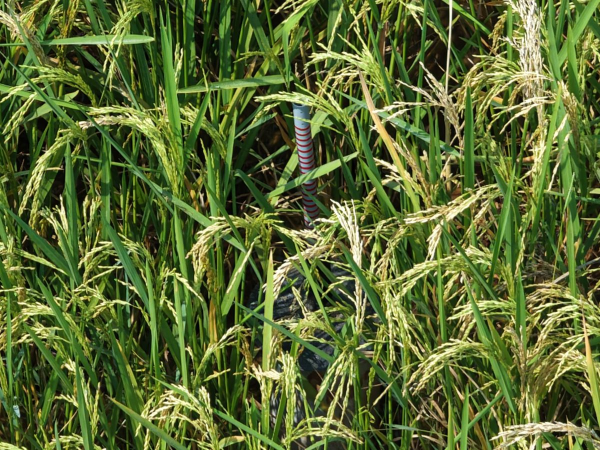
#> input picture media_private/photos/000.jpg, 1200 x 900 px (shown at 1/2 size)
$ python -i detect.py   (imports and definitions only)
#> lines starting #> are read from the running program, lines starting #| are printed output that depends on the picture; after the words box and inside, x2 and y2 are one past the last pixel; in counts of white or black regions, pixels touching at a corner belong together
#> further down, picture is the input picture: shape (900, 1200, 3); mean B, G, R 50.9, 106.9, 90.8
"""P2.1.1 Classic colour detector. The rod is blue-grey PVC with red rings; rice, weeds and soil are
green or brown, so blue-grey + red pixels in a tall thin cluster locate the rod even with zero rings showing."""
import numpy as np
from PIL import Image
from scipy import ndimage as ndi


def load(path):
    return np.asarray(Image.open(path).convert("RGB")).astype(np.int16)


def red_mask(im, lo=60):
    R, G, B = im[..., 0], im[..., 1], im[..., 2]
    M = np.maximum(G, B)
    # relative test so rings in shade (R~64, G~10) count too; straw is yellow (G >> B), rings are not
    return (R - M > lo * R / 160) & (R > 1.6 * M + 10) & (R > 40) & (np.abs(G - B) < 30)


def grey_mask(im):
    R, G, B = im[..., 0], im[..., 1], im[..., 2]
    return (B >= G - 10) & (B - R > 5) & (B > 45) & (B - G < 60)   # blue-grey PVC, sun or shade


def detect(im):
    c = candidates(im)
    return c[0] if c else None


def ring_mask(im):
    """Red or washed-out pink ring paint. Straw (G >> B) and brown soil (G > B) are excluded."""
    R, G, B = im[..., 0], im[..., 1], im[..., 2]
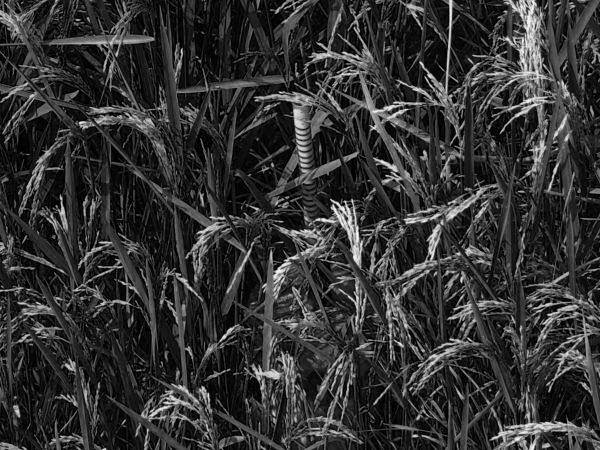
#> R: shape (900, 1200) (shown at 1/2 size); min 0, max 251, mean 50.9
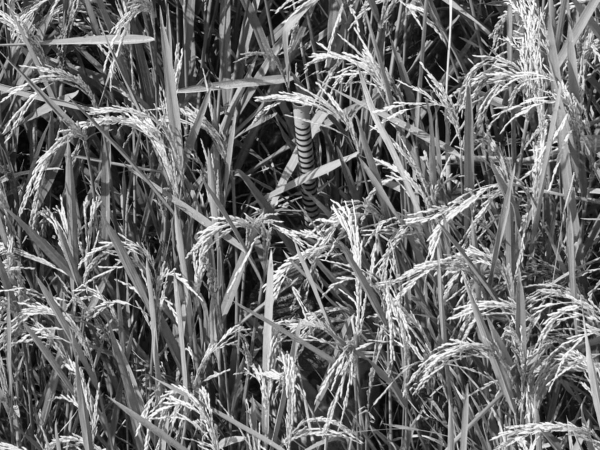
#> G: shape (900, 1200) (shown at 1/2 size); min 0, max 255, mean 106.9
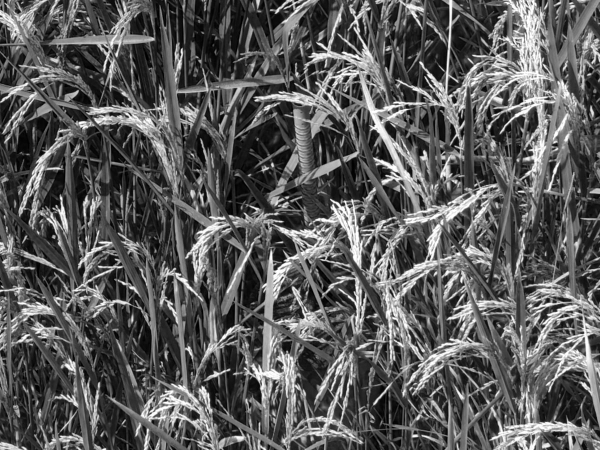
#> B: shape (900, 1200) (shown at 1/2 size); min 0, max 255, mean 90.8
    M = np.maximum(G, B)
    return (R - M > 25) & (R > 1.25 * M) & (R > 40) & (B >= G - 12)
#> returned value: shape (900, 1200) bool; every value is 0


def _axis(xs, ys):
    c = np.array([xs.mean(), ys.mean()])
    _, s, vt = np.linalg.svd(np.stack([xs - c[0], ys - c[1]], 1), full_matrices=False)
    d = vt[0] if vt[0][1] > 0 else -vt[0]
    t = (xs - c[0]) * d[0] + (ys - c[1]) * d[1]
    w = np.abs((xs - c[0]) * -d[1] + (ys - c[1]) * d[0])
    return c, d, s, t, w


def ring_stacks(im):
    """Stacks of >= 3 separate ring blobs along a near-vertical line: the rod with rings showing.
    Pieces of one rod split by a leaf are merged when they lie on the same axis."""
    red = ring_mask(im)
    blobs, nb = ndi.label(red)
#> blobs: shape (900, 1200) int32; every value is 0
#> nb = 0
    if nb == 0:
        return []
    size = ndi.sum(red, blobs, range(1, nb + 1))
    keep = np.isin(blobs, 1 + np.nonzero(size >= 8)[0])
    tall = ndi.maximum_filter1d(ndi.maximum_filter1d(keep.view(np.uint8), 71, 0), 3, 1)
    groups, ng = ndi.label(tall)
    pts = lookup(groups, keep)
    pieces = []
    for gi in 1 + np.nonzero(ndi.sum(keep, groups, range(1, ng + 1)) >= 20)[0]:
        ys, xs = pts(gi)
        pieces.append((xs, ys))
    found = []
    while pieces:
        pieces.sort(key=lambda q: -len(q[0]))
        xs, ys = pieces.pop(0)
        c, d, s, t, w = _axis(xs, ys)
        if len(xs) >= 40 and abs(d[1]) >= 0.85:
            half = float(np.percentile(w, 95)) + 1
            L = t.max() - t.min()
            rest = []
            for qx, qy in pieces:                              # absorb pieces on this rod's axis
                qc = np.array([qx.mean(), qy.mean()])
                along = (qc - c) @ d
                off = abs((qc - c) @ np.array([-d[1], d[0]]))
                if off < 2.5 * half and abs(along) < L / 2 + 0.8 * L + 150:
                    xs, ys = np.concatenate([xs, qx]), np.concatenate([ys, qy])
                else:
                    rest.append((qx, qy))
            pieces = rest
            c, d, s, t, w = _axis(xs, ys)
        nring = len(np.unique(blobs[ys, xs]))
        if nring < 3 or abs(d[1]) < 0.85 or s[0] < 1.1 * s[1]:
            continue
        found.append(dict(score=len(ys) * min(nring, 30), center=c, dir=d, half=float(np.percentile(w, 95)) + 1,
                          t0=float(t.min()), t1=float(t.max()), red_px=len(ys), grey_px=0, rings_seen=nring))
    return sorted(found, key=lambda f: -f["score"])


def candidates(im):
    stacks = ring_stacks(im)
#> stacks = []
    if stacks:
        return stacks
    return grey_rods(im)


def grey_rods(im):
    """Rod candidates, best first. Each as dict(center, dir, half, t0, t1, red_px, grey_px) or None.
    dir is a unit vector pointing down the rod; t0/t1 bound the rod pixels along dir."""
    red, grey = red_mask(im, 40), grey_mask(im)
#> in grey_mask, `return (B >= G - 10) & (B - R > 5) & (B > 45) & (B - G < 60)`:
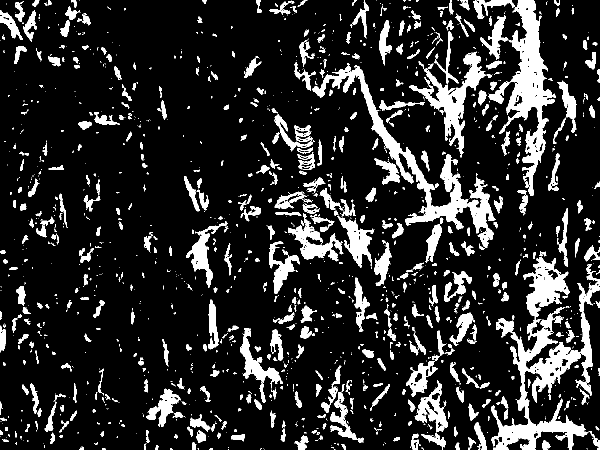
#> returned value: shape (900, 1200) bool (shown at 1/2 size); 15.4% white; 1570 white regions (1000 under 20 px), largest, box (x1, y1, x2, y2) and area: (982, 514, 1200, 900) 23984, (625, 131, 991, 496) 15526, (998, 0, 1112, 392) 14066
    rod = red | grey
    tall = ndi.maximum_filter1d(ndi.maximum_filter1d(rod.view(np.uint8), 121, 0), 5, 1)   # separable = fast
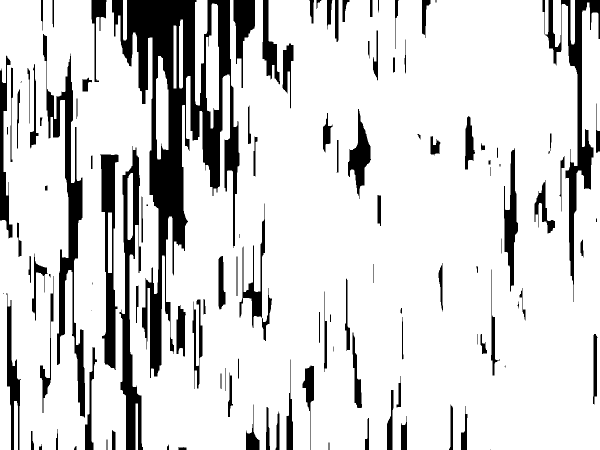
#> tall: shape (900, 1200) (shown at 1/2 size); values 0 (black) and 1 (white), 84.4% white; 122 black regions (14 under 20 px), largest, box (x1, y1, x2, y2) and area: (224, 0, 479, 756) 58710, (86, 68, 170, 836) 14777, (1085, 0, 1200, 604) 12121
    groups, ng = ndi.label(tall)
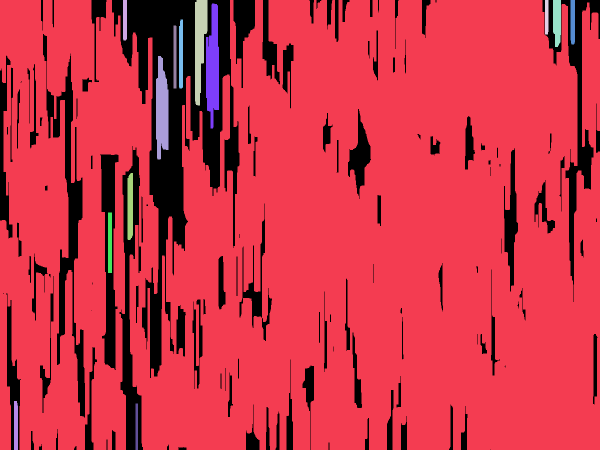
#> groups: shape (900, 1200) int32 (shown at 1/2 size); 15 distinct labels, from 0 to 14; one colour per label, 0 black
#> ng = 14
    if ng == 0:
        return []
    sizes = ndi.sum(rod, groups, range(1, ng + 1))
#> sizes = [165561, 11, 224, 8, 152, 44, 168, 20, 11, 359, 35, 3, 49, 1]
    found = []
    pts = lookup(groups, rod)
    for gi in 1 + np.nonzero(sizes >= 150)[0]:
        ys, xs = pts(gi)
        c = np.array([xs.mean(), ys.mean()])
        _, s, vt = np.linalg.svd(np.stack([xs - c[0], ys - c[1]], 1), full_matrices=False)
        d = vt[0] if vt[0][1] > 0 else -vt[0]
        if abs(d[1]) < 0.85 or s[0] < 2.0 * s[1]:       # tall, thin, near-vertical
            continue
        t = (xs - c[0]) * d[0] + (ys - c[1]) * d[1]
        w = np.abs((xs - c[0]) * -d[1] + (ys - c[1]) * d[0])
        half = float(np.percentile(w, 90)) + 1
        L = float(t.max() - t.min())
        if L < 3 * half:
            continue
        nred = int(red[ys, xs].sum())
        fill = len(ys) / (L * 2 * half)
        if fill < 0.3:                   # solid tube, not scattered glints on a wet sleeve
            continue
        if len(ys) - nred < 0.15 * len(ys):              # a rod always shows some blue-grey PVC
            continue
        score = len(ys) * fill * (1 + min(nred / len(ys), 0.5) * 4)    # red rings make a candidate far more likely
        found.append(dict(score=score, center=c, dir=d, half=half, t0=float(t.min()), t1=float(t.max()), red_px=nred, grey_px=len(ys) - nred))
#> this loop made 5 passes
#> (gi, c, s, vt, half, L, fill) on passes 2, 4, 5: (3, [399.5, 70.5], [790.5, 49.49], [[-0.081, 0.997], [0.997, 0.081]], 6.65, 150.7, 0.112), (7, [426.2, 140.7], [423.4, 71.3], [[-0.0372, 0.999], [-0.999, -0.0372]], 9.65, 129, 0.0675), (10, [324.5, 214.1], [378.8, 76.32], [[0.0716, 0.997], [-0.997, 0.0716]], 7.69, 85.78, 0.272)
#> (c, s, vt, d) on pass 1: ([770, 467.7], [125799.1, 105631], [[0.999, -0.0388], [0.0388, 0.999]], [-0.999, 0.0388])
#> after the loop, found = 1 item
    return sorted(found, key=lambda f: -f["score"])


def lookup(groups, mask):
    """Fast per-group pixel lists: returns f(gi) -> (ys, xs) of mask pixels in group gi."""
    ys, xs = np.nonzero(mask & (groups > 0))
    g = groups[ys, xs]
    order = np.argsort(g, kind="stable")
    ys, xs, g = ys[order], xs[order], g[order]
    return lambda gi: (ys[np.searchsorted(g, gi):np.searchsorted(g, gi, "right")],
                       xs[np.searchsorted(g, gi):np.searchsorted(g, gi, "right")])


def box(det, pad=None):
    """Corner points of the oriented detection box around the rod pixels, padded along and across the rod."""
    L = det["t1"] - det["t0"]
    pad = 0.1 * L + 10 if pad is None else pad
    c, d = det["center"], det["dir"]
    n = np.array([-d[1], d[0]])
    hw = det["half"] * 1.6 + 6
    pts = [c + d * t + n * s for t in (det["t0"] - pad, det["t1"] + pad) for s in (-hw, hw)]
    return np.array([pts[0], pts[1], pts[3], pts[2]])


def inside(poly, p):
    """Point-in-convex-quad test."""
    sign = None
    for a, b in zip(poly, np.roll(poly, -1, 0)):
        cr = (b[0] - a[0]) * (p[1] - a[1]) - (b[1] - a[1]) * (p[0] - a[0])
        if sign is None:
            sign = cr > 0
        elif (cr > 0) != sign:
            return False
    return True

>>> import cv2
>>> picture = cv2.imread('../media_private/photos/000.jpg')
>>> result = detect(picture)
#> result = {'score': 62.84, 'center': [1114.1, 14.91], 'dir': [0.0611, 0.998], 'half': 5.53, 't0': -15.25, 't1': 17.99, 'red_px': 0, 'grey_px': 152}

$ run again, on media_private/photos/001.jpg
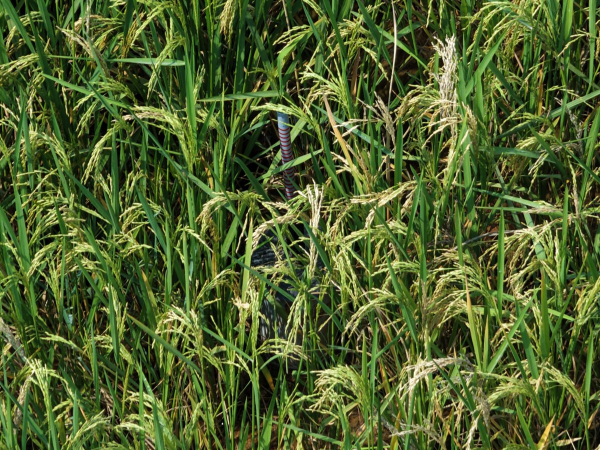
#> input picture media_private/photos/001.jpg, 1200 x 900 px (shown at 1/2 size)
#> picture is the input picture: shape (900, 1200, 3); mean B, G, R 45.5, 97.2, 80
#> in ring_mask, `return (R - M > 25) & (R > 1.25 * M) & (R > 40) & (B >= G - 12)`:
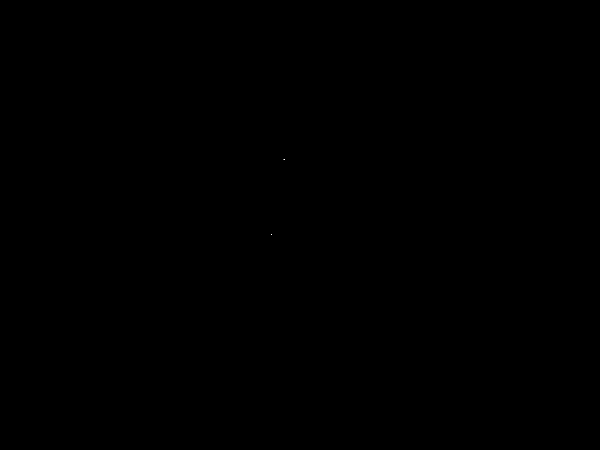
#> returned value: shape (900, 1200) bool (shown at 1/2 size); 0% white in thin lines or dots, all inside (x1, y1, x2, y2) = (542, 318, 569, 470)
#> blobs: shape (900, 1200) int32; 3 distinct labels, from 0 to 2
#> nb = 2
#> size = [3, 3]
#> keep: shape (900, 1200) bool; every value is 0
#> in ring_stacks, `groups, ng = ndi.label(tall)`: ng = 0
#> ys = empty array
#> after the loop in ring_stacks, `for gi in 1 + np.nonzero(ndi.sum(keep, groups, range(1, ng + 1)) >= 20..`: pieces = []
#> rod: shape (900, 1200) bool; 12.3% white; 1909 white regions (1220 under 20 px), largest, box (x1, y1, x2, y2) and area: (836, 62, 925, 349) 8572, (802, 681, 917, 811) 3785, (641, 175, 716, 349) 3140
#> tall: shape (900, 1200); values 0 (black) and 1 (white), 85.5% white; 174 black regions (25 under 20 px), largest, box (x1, y1, x2, y2) and area: (296, 0, 405, 761) 35069, (410, 0, 532, 630) 20765, (0, 283, 87, 680) 9595
#> in grey_rods, `groups, ng = ndi.label(tall)`:
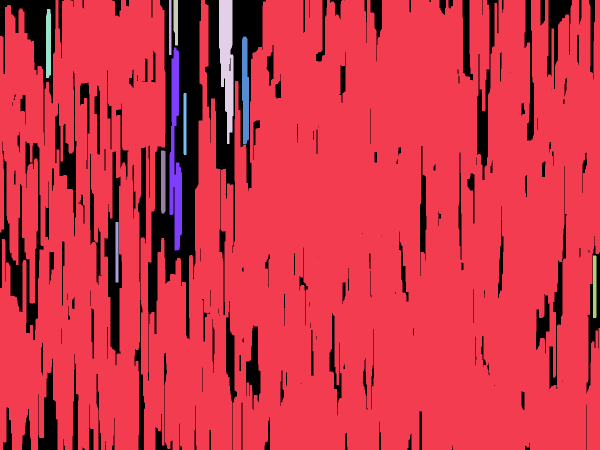
#> groups: shape (900, 1200) int32 (shown at 1/2 size); 12 distinct labels, from 0 to 11; one colour per label, 0 black
#> in grey_rods, `groups, ng = ndi.label(tall)`: ng = 11
#> sizes = [131733, 1, 12, 889, 55, 91, 177, 5, 11, 2, 13]
#> the loop in grey_rods, `for gi in 1 + np.nonzero(sizes >= 150)[0]:` made 3 passes
#> (gi, c, s, vt, half, L, nred, fill) on passes 2 to 3: (4, [451.2, 43.47], [1005.6, 150.7], [[-0.000753, 1], [1, 0.000753]], 9.16, 225, 0, 0.216), (7, [353.1, 305.5], [1524.7, 58.3], [[0.0171, 1], [-1, 0.0171]], 8.17, 285, 0, 0.038)
#> after the loop in grey_rods, `for gi in 1 + np.nonzero(sizes >= 150)[0]:`: found = []
#> result = None

$ run again, on media_private/photos/003.jpg
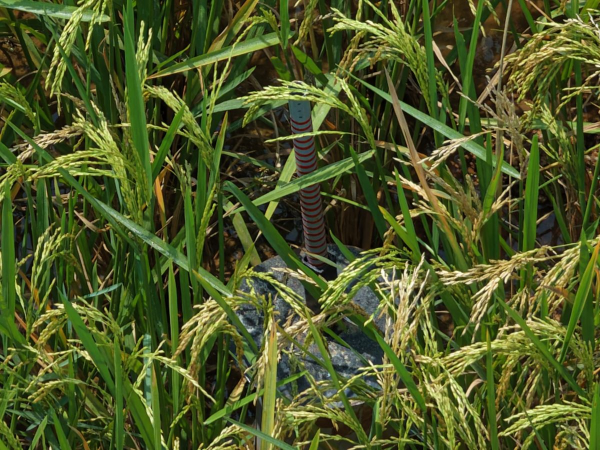
#> input picture media_private/photos/003.jpg, 1200 x 900 px (shown at 1/2 size)
#> picture is the input picture: shape (900, 1200, 3); mean B, G, R 39.2, 88.5, 77.9
#> blobs: shape (900, 1200) int32; every value is 0
#> nb = 0
#> stacks = []
#> in grey_mask, `return (B >= G - 10) & (B - R > 5) & (B > 45) & (B - G < 60)`:
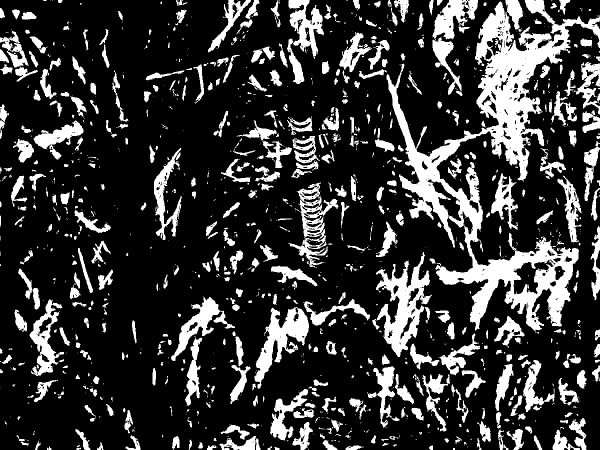
#> returned value: shape (900, 1200) bool (shown at 1/2 size); 21.4% white; 1312 white regions (769 under 20 px), largest, box (x1, y1, x2, y2) and area: (773, 0, 1200, 665) 65450, (752, 504, 864, 714) 9223, (509, 614, 618, 778) 6551
#> tall: shape (900, 1200); values 0 (black) and 1 (white), 89.4% white; 111 black regions (13 under 20 px), largest, box (x1, y1, x2, y2) and area: (209, 0, 328, 900) 45090, (360, 192, 428, 591) 9766, (1155, 245, 1200, 900) 7646
#> in grey_rods, `groups, ng = ndi.label(tall)`:
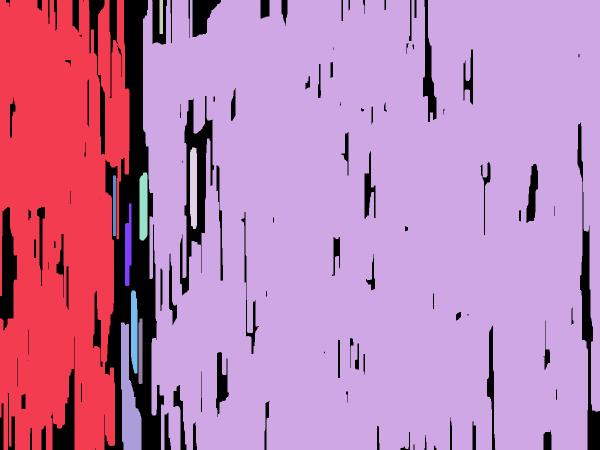
#> groups: shape (900, 1200) int32 (shown at 1/2 size); 11 distinct labels, from 0 to 10; one colour per label, 0 black
#> ng = 10
#> sizes = [29374, 200630, 14, 203, 89, 2, 24, 220, 11, 821]
#> the loop in grey_rods, `for gi in 1 + np.nonzero(sizes >= 150)[0]:` made 5 passes
#> (gi, c, s, vt, half, L, fill, score) on passes 3 to 4: (4, [387, 374.1], [180.1, 32.42], [[0.0396, 0.999], [-0.999, 0.0396]], 4.58, 42.05, 0.527, 107), (8, [268.1, 661.1], [179.1, 22.73], [[0.121, 0.993], [-0.993, 0.121]], 3.46, 45.4, 0.701, 154.3)
#> after the loop in grey_rods, `for gi in 1 + np.nonzero(sizes >= 150)[0]:`: found = 2 items
#> result = {'score': 154.3, 'center': [268.1, 661.1], 'dir': [0.121, 0.993], 'half': 3.46, 't0': -20.34, 't1': 25.05, 'red_px': 0, 'grey_px': 220}

$ run again, on media_private/photos/004.jpg
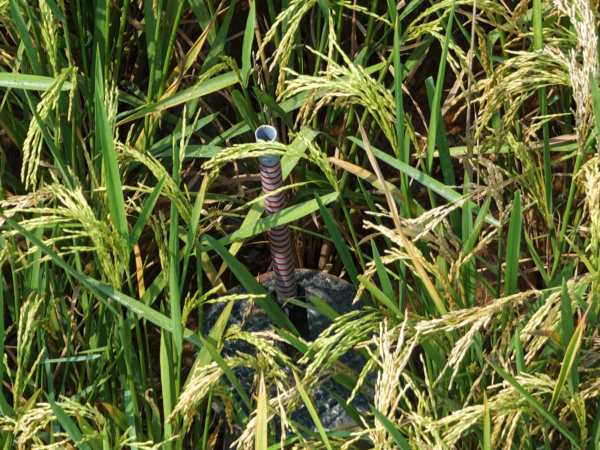
#> input picture media_private/photos/004.jpg, 1200 x 900 px (shown at 1/2 size)
#> picture is the input picture: shape (900, 1200, 3); mean B, G, R 53.7, 105.5, 97.1
#> in ring_mask, `return (R - M > 25) & (R > 1.25 * M) & (R > 40) & (B >= G - 12)`:
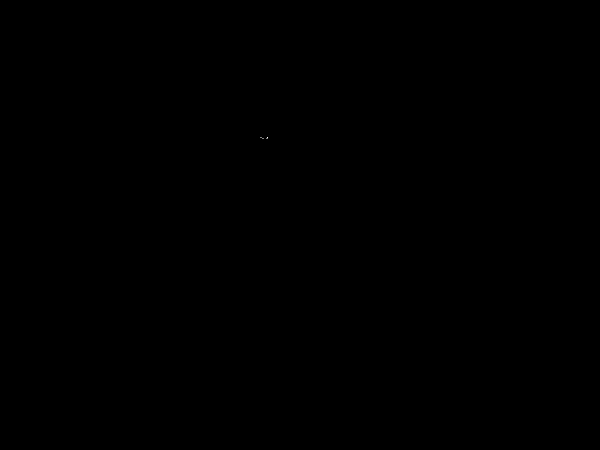
#> returned value: shape (900, 1200) bool (shown at 1/2 size); 0% white in thin lines or dots, all inside (x1, y1, x2, y2) = (521, 274, 536, 277)
#> blobs: shape (900, 1200) int32; 5 distinct labels, from 0 to 4
#> nb = 4
#> size = [1, 1, 4, 2]
#> keep: shape (900, 1200) bool; every value is 0
#> in ring_stacks, `groups, ng = ndi.label(tall)`: ng = 0
#> ys = empty array
#> after the loop in ring_stacks, `for gi in 1 + np.nonzero(ndi.sum(keep, groups, range(1, ng + 1)) >= 20..`: pieces = []
#> tall: shape (900, 1200); values 0 (black) and 1 (white), 92.2% white; 96 black regions (14 under 20 px), largest, box (x1, y1, x2, y2) and area: (140, 0, 292, 900) 37529, (320, 272, 366, 783) 11532, (279, 0, 335, 266) 4738
#> in grey_rods, `groups, ng = ndi.label(tall)`:
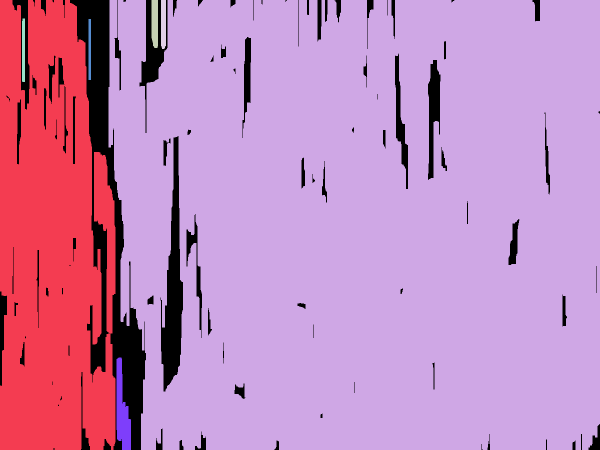
#> groups: shape (900, 1200) int32 (shown at 1/2 size); 8 distinct labels, from 0 to 7; one colour per label, 0 black
#> in grey_rods, `groups, ng = ndi.label(tall)`: ng = 7
#> sizes = [28812, 268352, 227, 74, 8, 2, 269]
#> the loop in grey_rods, `for gi in 1 + np.nonzero(sizes >= 150)[0]:` made 4 passes
#> (c, s, vt, half, L, fill) on pass 1: ([89.04, 530.1], [41502.7, 9620], [[0.0362, 0.999], [-0.999, 0.0362]], 87.79, 901.2, 0.182)
#> after the loop in grey_rods, `for gi in 1 + np.nonzero(sizes >= 150)[0]:`: found = 1 item
#> result = {'score': 178.4, 'center': [309.2, 16.04], 'dir': [0.0725, 0.997], 'half': 4.09, 't0': -16.23, 't1': 19.12, 'red_px': 0, 'grey_px': 227}
